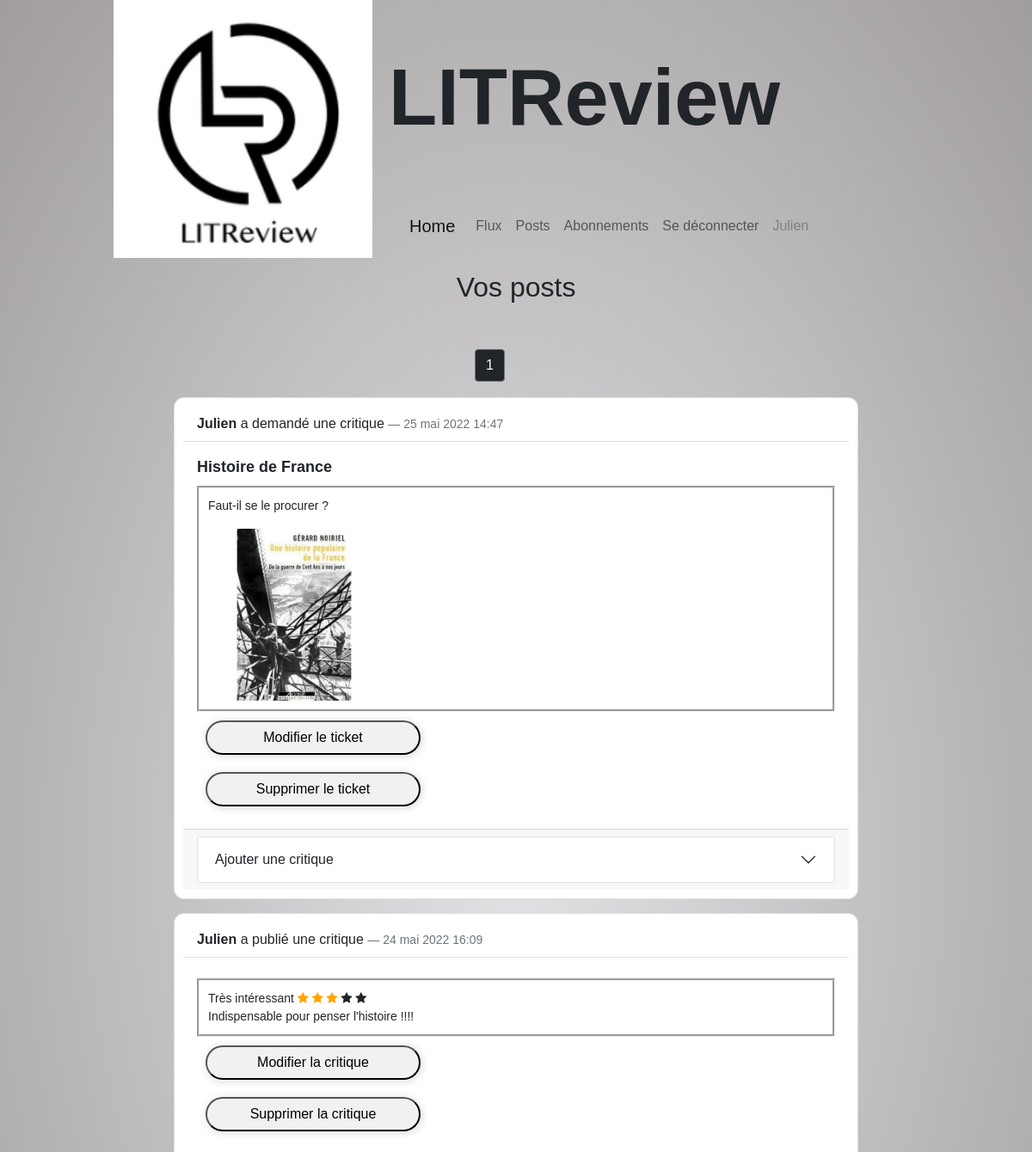
Before: /apps/posts (signed in, upper part) with the older database file.
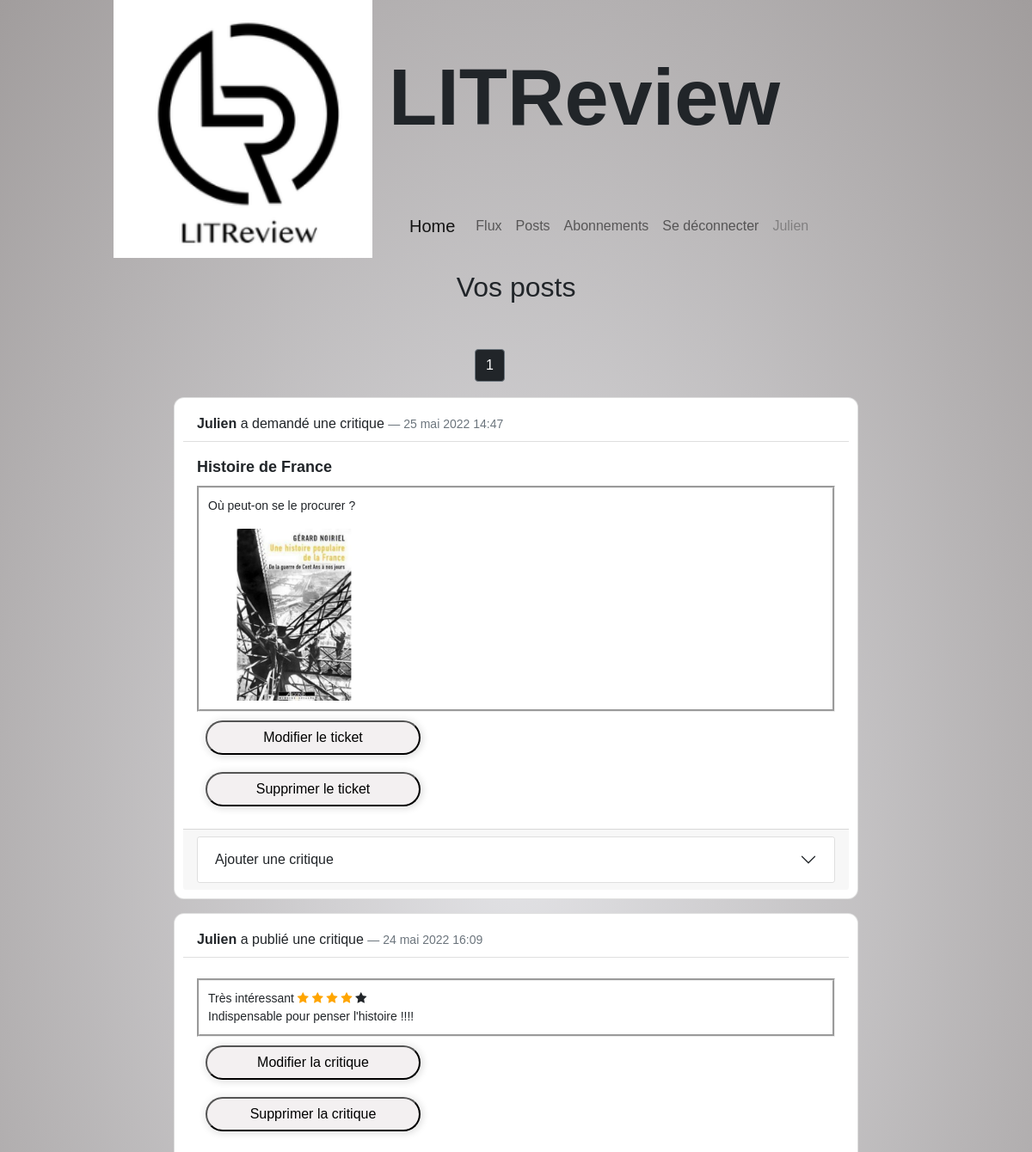
After: the same page with the newer database file.
### apps/models.py (models this page shows, shortened)
class Ticket(models.Model):
    title = models.CharField(max_length=128)
    description = models.TextField(max_length=2018, blank=True)
    user = models.ForeignKey(
        to=settings.AUTH_USER_MODEL, on_delete=models.CASCADE)
    image = models.ImageField(upload_to='img/', null=True, blank=True)
    time_created = models.DateTimeField(auto_now_add=True)
    @property
    def get_reviews(self):
        return Review.objects.filter(ticket=self.id).order_by('-time_created')
    @property
    def class_name(self):
        return self.__class__.__name__

class Review(models.Model):
    ticket = models.ForeignKey(
        to=Ticket, on_delete=models.CASCADE, related_name='ticket')
    rating = models.PositiveSmallIntegerField(
        default=0, validators=[MinValueValidator(0), MaxValueValidator(5)])
    headline = models.CharField(max_length=128)
    body = models.CharField(max_length=8192, blank=True)
    user = models.ForeignKey(
        to=settings.AUTH_USER_MODEL, on_delete=models.CASCADE)
    time_created = models.DateTimeField(auto_now_add=True)
    @property
    def class_name(self):
        return self.__class__.__name__

### apps/views.py (the view)
# urls.py: path('posts', views.posts, name="posts"),
@login_required
def posts(request):
    context = {}
    RForm = ReviewForm(request.POST or None)
    posts_list = get_all_posts(users=[request.user])
    paginator = Paginator(posts_list, 5)
    page = request.GET.get('page')
    try:
        posts_list = paginator.page(page)
    except PageNotAnInteger:
        posts_list = paginator.page(1)
    except EmptyPage:
        posts_list = paginator.page(paginator.num_pages)
    context['paginate'] = True
    context['posts'] = posts_list
    context['RForm'] = RForm
    return render(request, 'apps/posts.html', context)

### apps/post.py (called while the page is built)
def get_all_posts(users):
    if users == 'all':
        tickets = Ticket.objects.all()
        reviews = Review.objects.all()
    else:
        tickets = Ticket.objects.filter(user__in=users)
        reviews = Review.objects.filter(user__in=users)
    posts_list = sorted(
        chain(tickets, reviews),
        key=lambda post: post.time_created, reverse=True)
    return posts_list

### apps/templates/apps/posts.html (shortened to what this page needs)
{% extends 'apps/base.html' %}
{% block content %}
    <div class="cont">
        <div class="title">Vos posts</div>
        {% if posts %}
            {% if paginate %}
                {% include 'apps/pagination.html' %}
            {% endif %}
            {% for post in posts %}
                {% if 'Ticket' in post.class_name %}
                    {% include 'apps/ticket_item.html' with post=post %}
                {% elif 'Review' in post.class_name %}
                    {% include 'apps/review_item.html' with post=post %}
                {% endif %}
            {% endfor %}
        {% else %}
            Vous n'avez publié aucune critique.
        {% endif %}
    </div>
{% endblock %}

### apps/templates/apps/ticket_item.html (shortened to what this page needs)
{% load bootstrap5 %}
<div class="card mb-3">
    <div class="card-header">
        <strong>{{ post.user.username }}</strong> a demandé une critique <span class="text-end blockquote-footer">{{ post.time_created }}</span>
    </div>
    <div class="card-body">
        <div class="card-title">{{ post.title }}</div>
        <div class="card-text">
            <p>{{ post.description}}</p>
            {% if post.image %}
                <img src="/media/{{ post.image }}" alt="...">
            {% endif %}
        </div>
        {% if post.user == user %}
            <div>
                <form class="form" action="{% url 'apps:update_ticket' post.id %}" method="GET">
                    <button class="myBtn">Modifier le ticket</button>
                </form>
                <form class="form" action="{% url 'apps:delete_ticket' post.id %}" method="POST">
                    <button class="myBtn">Supprimer le ticket</button>
                </form>
            </div>
        {% endif %}
    </div>
    {% if title != 'Modifier une critique' %}
        <div class="card-footer">
            {% include 'apps/post-accordion.html' with post=post %}
        </div>
    {% endif %}
</div>

### apps/templates/apps/post-accordion.html (shortened to what this page needs)
{% load bootstrap5 %}
<div class="accordion" id="accordion{{ post.id }}">
    <div class="accordion-item">
        <h2 class="accordion-header" id="heading{{ post.id }}">
            <button class="accordion-button collapsed" type="button" data-bs-toggle="collapse" data-bs-target="#collapse{{ post.id }}" aria-expanded="false" aria-controls="collapse{{ post.id }}">
                Ajouter une critique
            </button>
        </h2>
    </div>
</div>

### apps/templates/apps/review_item.html (shortened to what this page needs)
{% load bootstrap5 %}
<div class="card mb-3">
    <div class="card-header">
        <strong>{{ post.user.username }}</strong> a publié une critique <span class="blockquote-footer">{{ post.time_created }}</span>
    </div>
    <div class="card-body">
        <div class="card-text">
            <span>{{ post.headline }}</span>
            {% for star in '01234'|make_list %}
                {% if forloop.counter <= post.rating %}
                    <span class="fa fa-star star-btn checked"></span>
                {% else %}
                    <span class="fa fa-star star-btn"></span>
                {% endif %}
            {% endfor %}
            <div>{{ post.body }}</div>
        </div>
        {% if post.user == user %}
            <div>
                <form class="form" action="{% url 'apps:update_review' post.id %}" method="GET">
                    <button class="myBtn">Modifier la critique</button>
                </form>
                <form class="form" action="{% url 'apps:delete_review' post.id %}" method="POST">
                    <button class="myBtn">Supprimer la critique</button>
                </form>
            </div>
        {% endif %}
    </div>
</div>

Changed rows visible on the page:
changed Ticket "Histoire de France": description "Faut-il se le procurer ?" → "Où peut-on se le procurer ?"
changed Review "Très intéressant": rating 3 → 4 (drawn)
